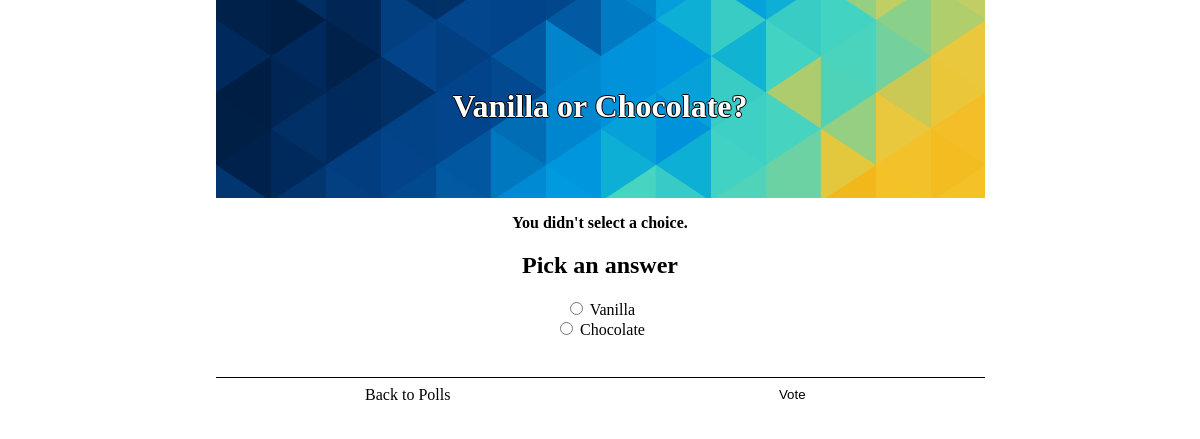
Page /polls/25/vote/ on the committed database.
### polls/models.py (models this page shows, shortened)
class Question(models.Model):
    question_text = models.CharField(max_length=200)
    pub_date = models.DateTimeField('date published')
    def was_published_recently(self):
        now=timezone.now();
        return  now-datetime.timedelta(days=1) <= self.pub_date <= now
    was_published_recently.admin_order_field = 'pub_date'
    was_published_recently.boolean = True
    was_published_recently.short_description = 'Published recently?'

class Choice(models.Model):
    question = models.ForeignKey(Question, on_delete=models.CASCADE)
    choice_text = models.CharField(max_length=200)
    votes = models.IntegerField(default=0)

### polls/views.py (the view)
# urls.py: url(r'^(?P<question_id>[0-9]+)/vote/$', views.vote, name='vote'),
def vote(request, question_id):
    question = get_object_or_404(Question, pk=question_id)
    try:
        selected_choice = question.choice_set.get(pk=request.POST['choice'])
    except(KeyError, Choice.DoesNotExist):
        return render(request, "polls/detail.html",{
            "question":question,
            "error_message": "You didn't select a choice.",
        })
    else:
        selected_choice.votes +=1
        selected_choice.save()
    return HttpResponseRedirect(reverse("polls:results",args=(question.id,)))

### polls/templates/polls/detail.html (shortened to what this page needs)
{% extends "polls/base.html" %}
{% load staticfiles %}
{% block header %}
    <h1>{{ question.question_text }}</h1>
{% endblock %}
{%block container %}
    {% if error_message %}<p><strong>{{ error_message }}</strong></p>{% endif %}
    <h2> Pick an answer </h2>
    <form action="{% url 'polls:vote' question.id %}" method="post" id="voteForm">
    {% for choice in question.choice_set.all %}
        <input type="radio" name="choice" id="choice{{ forloop.counter }}" value="{{ choice.id }}" />
        <label for="choice{{ forloop.counter }}">{{ choice.choice_text }}</label><br />
    {% endfor %}
    <br>
    </form>
{% endblock %}
{% block rAction %}
    <button class="actionButton rbutton" type="submit" form="voteForm">
            Vote
    </button>
{% endblock %}

### polls/static/polls/style.css (style rules this page uses)
.content a, h1 { text-align: center; text-decoration: none; }
.headerh1 h1 { margin:0px; padding:0px; }
.actionButton { background-color: white; border: none; cursor:pointer; text-align: center; width:100%; padding-top:8px; padding-bottom:8px; text-decoration: none; color:black; }
.rbutton { order:1; }
@media screen and (min-width: 426px) { .actionButton { width:50%; } }
@media screen and (min-width: 426px) { .rbutton { order:2; } }

### rows in the picture
Question: question_text "Vanilla or Chocolate?"
Choice: choice_text "Vanilla"
Choice: choice_text "Chocolate"

### other values in the picture
{{ error_message }} "You didn't select a choice."
